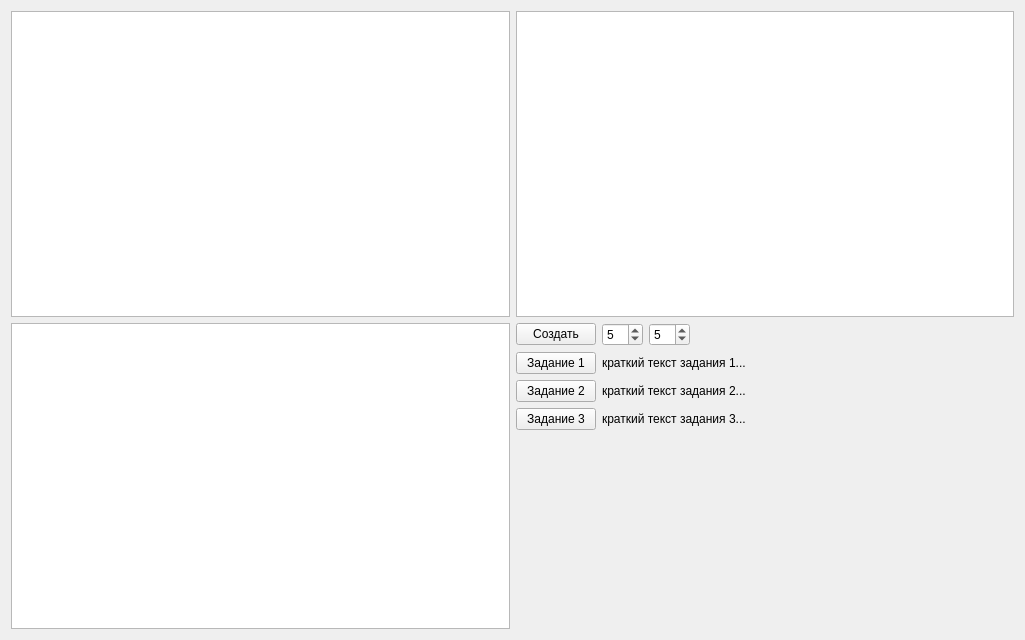
<?xml version="1.0" encoding="UTF-8"?>
<ui version="4.0">
 <class>Form</class>
 <widget class="QWidget" name="Form">
  <property name="geometry">
   <rect>
    <x>0</x>
    <y>0</y>
    <width>1025</width>
    <height>640</height>
   </rect>
  </property>
  <property name="windowTitle">
   <string>Матрицы</string>
  </property>
  <layout class="QGridLayout" name="gridLayout_2">
   <item row="0" column="0">
    <widget class="QTableWidget" name="table_widget_input_1">
     <property name="sizePolicy">
      <sizepolicy hsizetype="Expanding" vsizetype="Expanding">
       <horstretch>1</horstretch>
       <verstretch>1</verstretch>
      </sizepolicy>
     </property>
     <property name="editTriggers">
      <set>QAbstractItemView::AnyKeyPressed|QAbstractItemView::DoubleClicked|QAbstractItemView::EditKeyPressed</set>
     </property>
     <attribute name="horizontalHeaderDefaultSectionSize">
      <number>50</number>
     </attribute>
    </widget>
   </item>
   <item row="0" column="1">
    <widget class="QTableWidget" name="table_widget_input_2">
     <property name="sizePolicy">
      <sizepolicy hsizetype="Expanding" vsizetype="Expanding">
       <horstretch>1</horstretch>
       <verstretch>1</verstretch>
      </sizepolicy>
     </property>
     <attribute name="horizontalHeaderDefaultSectionSize">
      <number>50</number>
     </attribute>
    </widget>
   </item>
   <item row="1" column="0">
    <widget class="QTableWidget" name="table_widget_output">
     <property name="sizePolicy">
      <sizepolicy hsizetype="Expanding" vsizetype="Expanding">
       <horstretch>1</horstretch>
       <verstretch>1</verstretch>
      </sizepolicy>
     </property>
     <property name="editTriggers">
      <set>QAbstractItemView::NoEditTriggers</set>
     </property>
     <attribute name="horizontalHeaderDefaultSectionSize">
      <number>50</number>
     </attribute>
    </widget>
   </item>
   <item row="1" column="1">
    <layout class="QVBoxLayout" name="verticalLayout">
     <item>
      <layout class="QHBoxLayout" name="horizontalLayout">
       <item>
        <widget class="QPushButton" name="push_button_create">
         <property name="sizePolicy">
          <sizepolicy hsizetype="Fixed" vsizetype="Fixed">
           <horstretch>0</horstretch>
           <verstretch>0</verstretch>
          </sizepolicy>
         </property>
         <property name="text">
          <string>Создать</string>
         </property>
        </widget>
       </item>
       <item>
        <widget class="QSpinBox" name="spin_box_rows">
         <property name="sizePolicy">
          <sizepolicy hsizetype="Fixed" vsizetype="Fixed">
           <horstretch>0</horstretch>
           <verstretch>0</verstretch>
          </sizepolicy>
         </property>
         <property name="toolTip">
          <string>число строк</string>
         </property>
         <property name="minimum">
          <number>1</number>
         </property>
         <property name="maximum">
          <number>20</number>
         </property>
         <property name="value">
          <number>5</number>
         </property>
        </widget>
       </item>
       <item>
        <widget class="QSpinBox" name="spin_box_cols">
         <property name="sizePolicy">
          <sizepolicy hsizetype="Fixed" vsizetype="Fixed">
           <horstretch>0</horstretch>
           <verstretch>0</verstretch>
          </sizepolicy>
         </property>
         <property name="toolTip">
          <string>число столбцов</string>
         </property>
         <property name="minimum">
          <number>1</number>
         </property>
         <property name="maximum">
          <number>20</number>
         </property>
         <property name="value">
          <number>5</number>
         </property>
        </widget>
       </item>
       <item>
        <spacer name="horizontalSpacer">
         <property name="orientation">
          <enum>Qt::Horizontal</enum>
         </property>
         <property name="sizeHint" stdset="0">
          <size>
           <width>40</width>
           <height>20</height>
          </size>
         </property>
        </spacer>
       </item>
      </layout>
     </item>
     <item>
      <layout class="QGridLayout" name="gridLayout">
       <item row="2" column="0">
        <widget class="QPushButton" name="push_button_calc_3">
         <property name="sizePolicy">
          <sizepolicy hsizetype="Fixed" vsizetype="Fixed">
           <horstretch>0</horstretch>
           <verstretch>0</verstretch>
          </sizepolicy>
         </property>
         <property name="text">
          <string>Задание 3</string>
         </property>
        </widget>
       </item>
       <item row="2" column="1">
        <widget class="QLabel" name="label_3">
         <property name="text">
          <string>краткий текст задания 3...</string>
         </property>
        </widget>
       </item>
       <item row="1" column="0">
        <widget class="QPushButton" name="push_button_calc_2">
         <property name="sizePolicy">
          <sizepolicy hsizetype="Fixed" vsizetype="Fixed">
           <horstretch>0</horstretch>
           <verstretch>0</verstretch>
          </sizepolicy>
         </property>
         <property name="text">
          <string>Задание 2</string>
         </property>
        </widget>
       </item>
       <item row="1" column="1">
        <widget class="QLabel" name="label_2">
         <property name="text">
          <string>краткий текст задания 2...</string>
         </property>
        </widget>
       </item>
       <item row="0" column="0">
        <widget class="QPushButton" name="push_button_calc_1">
         <property name="sizePolicy">
          <sizepolicy hsizetype="Fixed" vsizetype="Fixed">
           <horstretch>0</horstretch>
           <verstretch>0</verstretch>
          </sizepolicy>
         </property>
         <property name="text">
          <string>Задание 1</string>
         </property>
        </widget>
       </item>
       <item row="0" column="1">
        <widget class="QLabel" name="label_1">
         <property name="text">
          <string>краткий текст задания 1...</string>
         </property>
        </widget>
       </item>
       <item row="3" column="1">
        <spacer name="verticalSpacer">
         <property name="orientation">
          <enum>Qt::Vertical</enum>
         </property>
         <property name="sizeHint" stdset="0">
          <size>
           <width>20</width>
           <height>40</height>
          </size>
         </property>
        </spacer>
       </item>
      </layout>
     </item>
    </layout>
   </item>
  </layout>
 </widget>
 <resources/>
 <connections/>
</ui>
